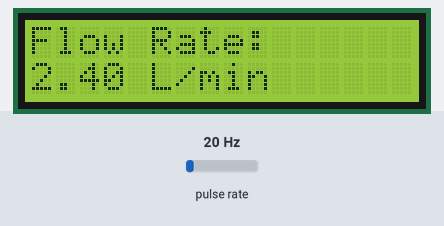
Simulated run of this sketch. Board: ESP32. On the bench: 16×2 character LCD. Wiring (inferred from the names in the program): pulse sensor: data GPIO 14. Inputs (shaded band) come from the test bench; at power-on: pulse rate 20 Hz. What the sketch prints to the serial monitor is not drawn.

Above: at 1.6 s.
1.7 s: pulse rate (sensor on GPIO 14) set to 4 Hz
At 3.5 s:
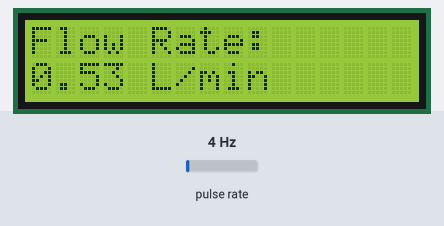
4.5 s: pulse rate (sensor on GPIO 14) set to 50 Hz
At 5.5 s:
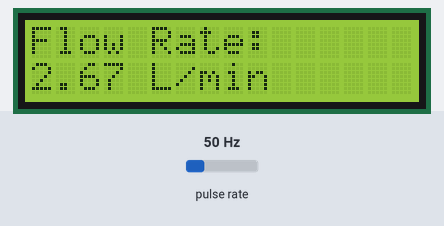
7.5 s: pulse rate (sensor on GPIO 14) set to 100 Hz
At 9.8 s:
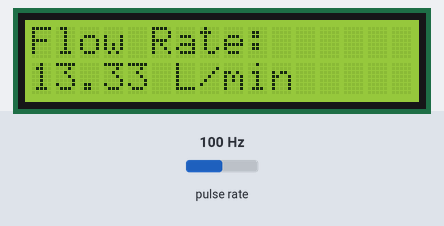
Timing chart, 0 to 11.3 s (numbered marks = the images above; inputs shaded):
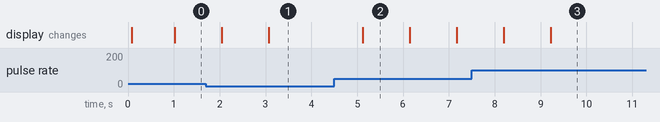

Measured:
- after the input at 4.5 s, the display: changes after 0.62 s (image 2)
- after the input at 7.5 s, the display: first changes after 0.69 s (image 3 shows a later state)
- what the display in image 2 shows lasts 1.0 s, from 5.1 s to 6.1 s

The sketch:

flow_sensor_lcd_i2c_test_esp32.ino
```cpp
#include <Wire.h>
#include <LiquidCrystal_I2C.h>

#define FLOW_SENSOR_PIN 14  // Connect YF-S401 signal pin to GPIO 14
volatile int pulseCount = 0;
float flowRate;
unsigned long lastTime = 0;

// Initialize I2C LCD (Change 0x27 to 0x3F if needed)
LiquidCrystal_I2C lcd(0x27, 16, 2);

// Interrupt service routine for counting pulses
void IRAM_ATTR pulseCounter() {
  pulseCount++;
}

void setup() {
  Serial.begin(115200);
  lcd.init();
  lcd.backlight();
  lcd.setCursor(0, 0);
  lcd.print("Flow Sensor Test");

  pinMode(FLOW_SENSOR_PIN, INPUT_PULLUP);
  attachInterrupt(digitalPinToInterrupt(FLOW_SENSOR_PIN), pulseCounter, FALLING);
}

void loop() {
  if (millis() - lastTime > 1000) {  // Every 1 second
    detachInterrupt(FLOW_SENSOR_PIN); // Temporarily disable interrupt

    // Convert pulses to flow rate (Adjust the factor for your sensor)
    flowRate = (pulseCount / 7.5); // Assuming 7.5 pulses = 1 L/min

    Serial.print("Flow Rate: ");
    Serial.print(flowRate);
    Serial.println(" L/min");

    // Display on LCD
    lcd.clear();
    lcd.setCursor(0, 0);
    lcd.print("Flow Rate:");
    lcd.setCursor(0, 1);
    lcd.print(flowRate);
    lcd.print(" L/min");

    // Reset pulse counter
    pulseCount = 0;
    lastTime = millis();

    attachInterrupt(digitalPinToInterrupt(FLOW_SENSOR_PIN), pulseCounter, FALLING);
  }
}
```
